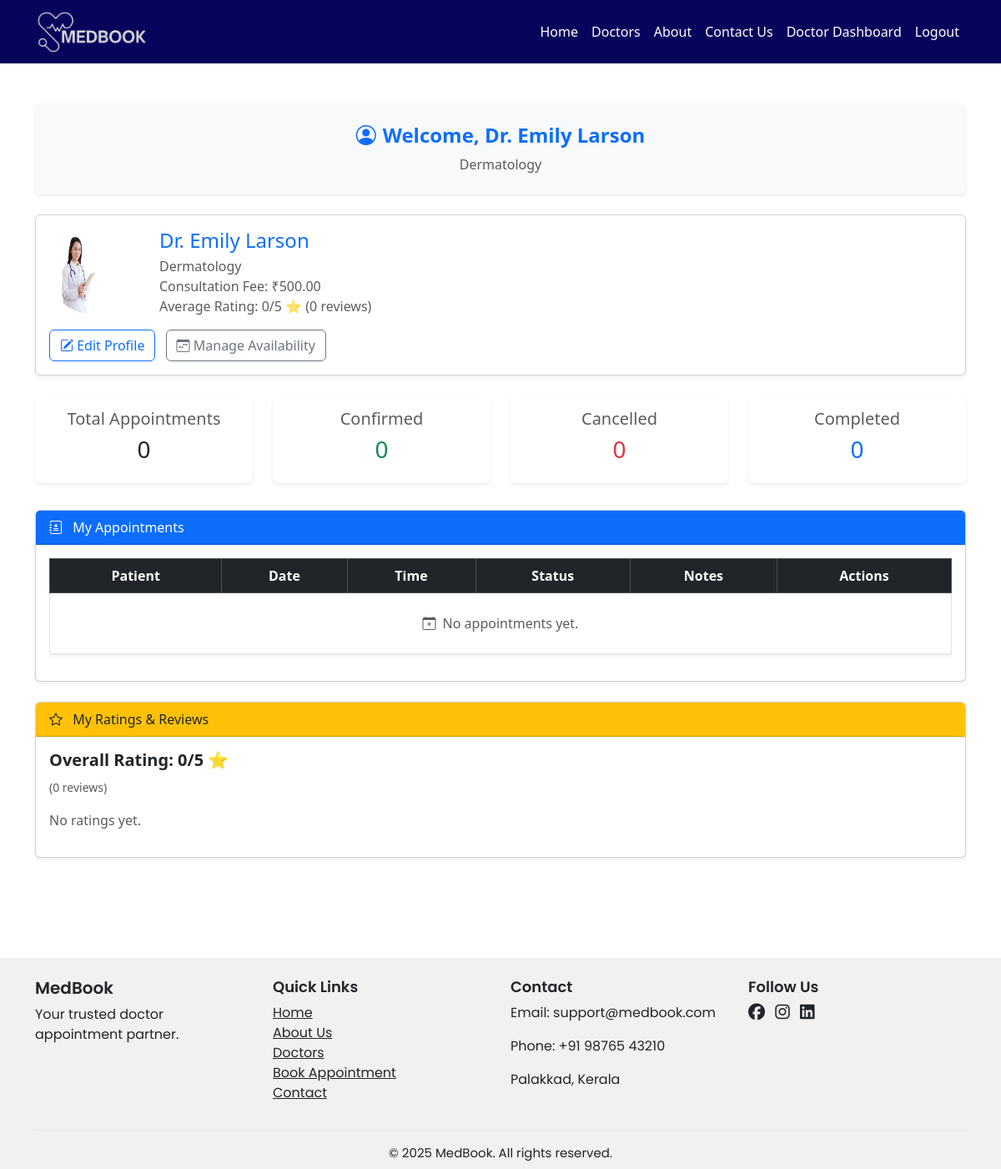
Screenshot of /doctor/dashboard/ (signed in) with the database file from the repository.
### accounts/models.py (models this page shows, shortened)
class DoctorProfile(models.Model):
    user = models.OneToOneField(User, on_delete=models.CASCADE)
    specialization = models.CharField(max_length=100)
    consultation_fee = models.DecimalField(max_digits=6, decimal_places=2)
    is_approved = models.BooleanField(default=False)
    image = models.ImageField(upload_to="doctors/", blank=True, null=True)
    def average_rating(self):
        ratings = self.ratings.all()
        if ratings.exists():
            return round(sum(r.rating for r in ratings) / ratings.count(), 1)
        return 0

class User(AbstractUser):
    ROLE_CHOICES = (
        ('PATIENT', 'Patient'),
        ('DOCTOR', 'Doctor'),
        ('ADMIN', 'Admin'),
    )
    role = models.CharField(max_length=10, choices=ROLE_CHOICES, default='PATIENT')
    email = models.EmailField(unique=True)
    is_verified = models.BooleanField(default=False)

### accounts/views.py (the view)
# urls.py: path("doctor/dashboard/", views.doctor_dashboard, name="doctor_dashboard"),
@login_required
def doctor_dashboard(request):
    doctor = DoctorProfile.objects.get(user=request.user)
    appointments = Appointment.objects.filter(doctor=doctor)
    total_appointments = appointments.count()
    confirmed_count = appointments.filter(status="CONFIRMED").count()
    cancelled_count = appointments.filter(status="CANCELLED").count()
    completed_count = appointments.filter(status="COMPLETED").count()
    context = {
        "doctor": doctor,
        "appointments": appointments,
        "total_appointments": total_appointments,
        "confirmed_count": confirmed_count,
        "cancelled_count": cancelled_count,
        "completed_count": completed_count,
    }
    return render(request, "doctor_dashboard.html", context)

### accounts/templates/doctor_dashboard.html
{% extends 'base.html' %}
{% block content %}
<div class="container py-5">
  <div class="bg-light rounded shadow-sm p-4 mb-4 text-center">
    <h4 class="text-primary fw-bold mb-2">
      <i class="bi bi-person-circle me-2"></i>Welcome, Dr. {{ doctor.user.get_full_name }}
    </h4>
    <p class="text-muted mb-0">{{ doctor.specialization }}</p>
  </div>
  <div class="card mb-4 shadow-sm p-3">
    <div class="d-flex align-items-center">
      {% if doctor.image %}
        <img src="{{ doctor.image.url }}" class="rounded-circle me-3" width="100" height="100" alt="Doctor Profile">
      {% else %}
        <i class="bi bi-person-circle text-secondary" style="font-size:100px;"></i>
      {% endif %}
      <div class="ms-3">
        <h4 class="mb-1 text-primary">Dr. {{ doctor.user.get_full_name }}</h4>
        <p class="text-muted mb-0">{{ doctor.specialization }}</p>
        <p class="text-muted mb-0">Consultation Fee: ₹{{ doctor.consultation_fee }}</p>
        <p class="text-muted mb-0">Average Rating: {{ doctor.average_rating }}/5 ⭐ ({{ doctor.ratings.count }} reviews)</p>
      </div>
    </div>
    <div class="mt-3">
      <a href="{% url 'accounts:edit_doctor_profile' %}" class="btn btn-outline-primary me-2">
        <i class="bi bi-pencil-square"></i> Edit Profile
      </a>
       <a href="{% url 'accounts:availability_list' %}" class="btn btn-outline-secondary">
        <i class="bi bi-calendar-week"></i> Manage Availability
      </a>
    </div>
  </div>
  <div class="row text-center mb-4">
    <div class="col-md-3 mb-2">
      <div class="card shadow-sm border-0">
        <div class="card-body">
          <h5 class="text-muted">Total Appointments</h5>
          <h3 class="text-dark">{{ total_appointments }}</h3>
        </div>
      </div>
    </div>
    <div class="col-md-3 mb-2">
      <div class="card shadow-sm border-0">
        <div class="card-body">
          <h5 class="text-muted">Confirmed</h5>
          <h3 class="text-success">{{ confirmed_count }}</h3>
        </div>
      </div>
    </div>
    <div class="col-md-3 mb-2">
      <div class="card shadow-sm border-0">
        <div class="card-body">
          <h5 class="text-muted">Cancelled</h5>
          <h3 class="text-danger">{{ cancelled_count }}</h3>
        </div>
      </div>
    </div>
    <div class="col-md-3 mb-2">
      <div class="card shadow-sm border-0">
        <div class="card-body">
          <h5 class="text-muted">Completed</h5>
          <h3 class="text-primary">{{ completed_count }}</h3>
        </div>
      </div>
    </div>
  </div>
  <div class="card shadow-sm mb-4">
    <div class="card-header bg-primary text-white">
      <i class="bi bi-journal-medical me-2"></i> My Appointments
    </div>
    <div class="card-body">
      <div class="table-responsive">
        <table class="table table-bordered table-hover shadow-sm">
          <thead class="table-dark text-center">
            <tr>
              <th>Patient</th>
              <th>Date</th>
              <th>Time</th>
              <th>Status</th>
              <th>Notes</th>
              <th>Actions</th>
            </tr>
          </thead>
          <tbody>
            {% for appointment in appointments %}
              <tr class="align-middle text-center">
                <td>{{ appointment.patient.get_full_name|default:appointment.patient.username }}</td>
                <td>{{ appointment.date }}</td>
                <td>{{ appointment.time }}</td>
                <td>
                  {% if appointment.status == "CONFIRMED" %}
                    <span class="badge bg-success">Confirmed</span>
                  {% elif appointment.status == "PENDING" %}
                    <span class="badge bg-warning text-dark">Pending</span>
                  {% elif appointment.status == "CANCELLED" %}
                    <span class="badge bg-danger">Cancelled</span>
                  {% elif appointment.status == "COMPLETED" %}
                    <span class="badge bg-primary">Completed</span>
                  {% else %}
                    <span class="badge bg-secondary">{{ appointment.status }}</span>
                  {% endif %}
                </td>
                <td>{{ appointment.notes|default:"-" }}</td>
                <td>
                  <form method="post" action="{% url 'accounts:appointment_action' appointment.pk %}" class="d-inline">
                    {% csrf_token %}
                    <input type="hidden" name="action" value="CONFIRMED">
                    <button class="btn btn-sm btn-outline-primary">
                      <i class="bi bi-check-circle"></i> Confirm
                    </button>
                  </form>
                  <form method="post" action="{% url 'accounts:appointment_action' appointment.pk %}" class="d-inline">
                    {% csrf_token %}
                    <input type="hidden" name="action" value="CANCELLED">
                    <button class="btn btn-sm btn-outline-danger">
                      <i class="bi bi-x-circle"></i> Cancel
                    </button>
                  </form>
                  <form method="post" action="{% url 'accounts:appointment_action' appointment.pk %}" class="d-inline">
                    {% csrf_token %}
                    <input type="hidden" name="action" value="COMPLETED">
                    <button class="btn btn-sm btn-outline-success">
                      <i class="bi bi-check2-all"></i> Complete
                    </button>
                  </form>
                   </td>
              </tr>
            {% empty %}
              <tr>
                <td colspan="6" class="text-center py-4">
                  <div class="text-muted">
                    <i class="bi bi-calendar-x me-2"></i>No appointments yet.
                  </div>
                </td>
              </tr>
            {% endfor %}
          </tbody>
        </table>
      </div>
    </div>
  </div>
  <div class="card shadow-sm mb-4">
    <div class="card-header bg-warning text-dark">
      <i class="bi bi-star me-2"></i> My Ratings & Reviews
    </div>
    <div class="card-body">
      <div class="mb-3">
        <h5 class="fw-bold">Overall Rating: {{ doctor.average_rating }}/5 ⭐</h5>
        <span class="text-muted small">({{ doctor.ratings.count }} reviews)</span>
      </div>
      <div class="list-group">
        {% for rating in request.user.doctorprofile.ratings.all|dictsortreversed:"created_at" %}
          <div class="list-group-item">
            <div class="d-flex justify-content-between">
              <strong>{{ rating.patient.get_full_name }}</strong>
              <span>
                {% for i in "12345"|make_list %}
                  {% if forloop.counter <= rating.rating %}
                    <i class="bi bi-star-fill text-warning"></i>
                  {% else %}
                    <i class="bi bi-star text-muted"></i>
                  {% endif %}
                {% endfor %}
              </span>
            </div>
            <p class="text-muted small mb-1">{{ rating.review|default:"No review provided" }}</p>
            <p class="text-muted small">Rated on {{ rating.created_at|date:"M d, Y" }}</p>
          </div>
        {% empty %}
          <p class="text-muted">No ratings yet.</p>
        {% endfor %}
      </div>
    </div>
  </div>
</div>
{% endblock %}

### rows the page displays
DoctorProfile: user.get_full_name "Emily Larson", specialization "Dermatology", image (picture), consultation_fee "500.00", average_rating "0", ratings.count "0"

### other values shown
{{ total_appointments }} "0"
{{ confirmed_count }} "0"
{{ cancelled_count }} "0"
{{ completed_count }} "0"
